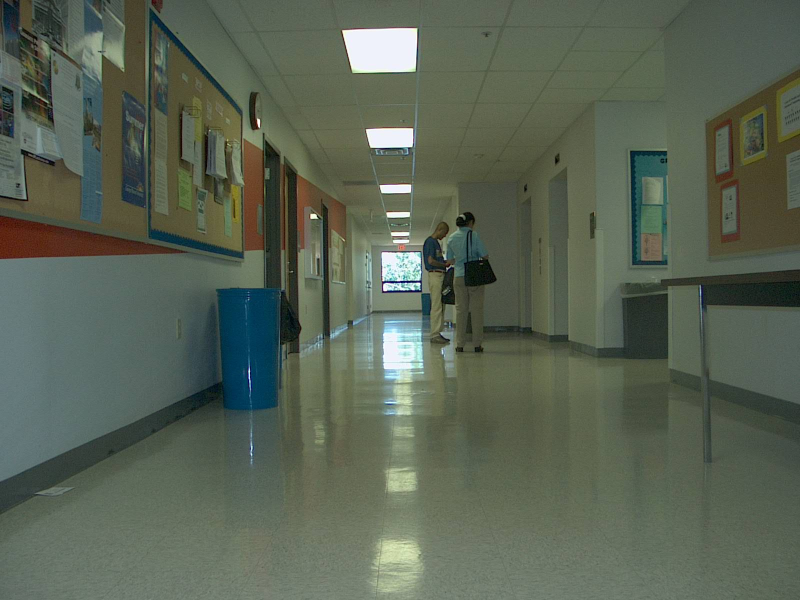
#> input picture HW3/images/ST2MainHall4020.jpg, 1600 x 1200 px (shown at 1/2 size); its folder holds only this picture in this run
$ python eig.py   (older library calls are emulated)
#> lines starting #> are read from the running program, lines starting #| are printed output that depends on the picture
import cv2
import numpy as np
from matplotlib import pyplot as plt
from numpy import linalg as LA

histseq=[]
i=0
n=10

t1=35
t2=90
rt1=30
rt2=80
gt1=30
gt2=80
bt1=30
bt2=80

def sobel(img):

    sobelx = cv2.Sobel(img,cv2.CV_64F,1,0,ksize=3)
    sobely = cv2.Sobel(img,cv2.CV_64F,0,1,ksize=3)
    return sobelx, sobely

def plot(angle, edgeStrength, px):
    V= np.cos(angle) * edgeStrength
    U= np.sin(angle) * edgeStrength
    # [9 lines of commented-out code are left out]
    plt.figure()
    # Q = plt.quiver(np.arange(640), np.arange(480), U, V, np.arctan2(V, U), angles='uv', units='x')
    plt.quiver(px[1], px[0], U[px], V[px], np.arctan2(V[px], U[px]), angles='uv', pivot='mid')
    # Q = plt.quiver(px[1], px[0], U[px], V[px], np.arctan(V, U), angles='xy', units='x')
    plt.show()

def gradientGray(img):
    Ix , Iy = sobel(img)
    angle = np.arctan2( Iy , Ix )
    edgeStrength = np.sqrt(Ix*Ix + Iy*Iy)
    px = np.where((edgeStrength > 30))
    return angle , edgeStrength, px


def save(fname , img):
    cv2.imwrite('results/'+fname ,anglePic)


def gradientColor(img):
    b,g,r = cv2.split(img)

    rx , ry =sobel(r)
    gx , gy =sobel(g)
    bx , by =sobel(b)

    S = np.zeros(( img.shape[0], img.shape[1],2,2))
    S[:,:,0,0] = rx*rx + gx*gx + bx*bx
    S[:,:,0,1] = rx*ry + gx*gy + bx*by
    S[:,:,1,0] = S[:,:,0,1]
    S[:,:,1,1] = ry*ry + gy*gy + by*by

    a=S[:,:,0,0]
    b=S[:,:,0,1]
    c=S[:,:,1,1]

    # trace = a + c
    edgeStrength = np.sqrt(a + c)

    eigval = LA.eigvalsh(S[:,:,]) # if eig1 is 0 and eig2 is large,=> step edge.

    lambda1 = eigval[:,:,1] #the larger eigen value
    lambda2 = eigval[:,:,0]

    X = np.zeros((img.shape[0] , img.shape[1]))

    px= np.where((lambda2 < 1) & (lambda1 == a))  #horizontal or vertical edge
    X[px] = 1
    px= np.where((lambda2 < 1) & (lambda1 != a))  #other edge
    X[px] = -b[px] / (a[px] - lambda1[px])

    # angle = np.arctan2( X[:] ,np.ones(X.shape) )

    e = np.ones((2,img.shape[0],img.shape[1]))
    e[0] = X / np.sqrt(X*X + 1)
    e[1] = 1 / np.sqrt(X*X + 1)

    angle = np.arctan2( e[1] , e[0] )  #angle in radians
    # angle = np.arctan2( lambda2 , lambda1) * 180 / np.pi


    px=np.where((edgeStrength > 20) & (X !=0) )

    # [6 lines of commented-out code are left out]


    return angle , edgeStrength, px


for i in xrange(0,1):
    path='images/ST2MainHall40'+str(i+20)+'.jpg'
    im=cv2.imread(path)
#> im is the input picture: shape (1200, 1600, 3); mean B, G, R 83.9, 99.1, 89.4
    im=cv2.resize(im,(640,480))
#> im: shape (480, 640, 3)
    im = cv2.flip( im, -1 )

    gray = cv2.cvtColor(im, cv2.COLOR_BGR2GRAY)
    blurredgray = cv2.GaussianBlur(gray, (9,9),0)
    angle, edgeStrength, px = gradientGray(blurredgray)
#> in sobel, `sobely = cv2.Sobel(img,cv2.CV_64F,0,1,ksize=3)`:
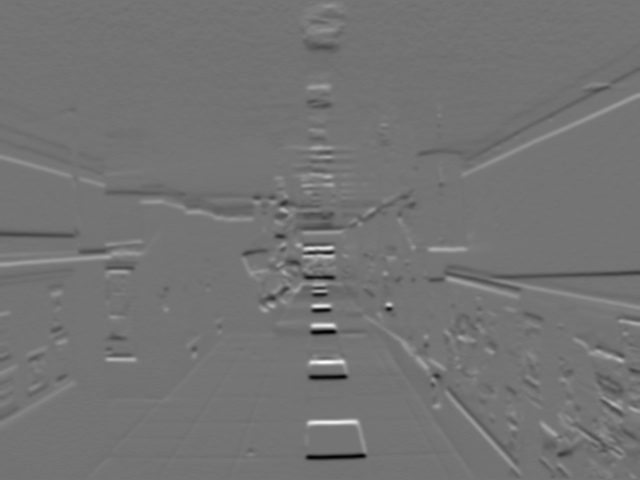
#> sobely: shape (480, 640) float64; min -256, max 306, mean -0.5; drawn with min black and max white
#> in gradientGray, `angle = np.arctan2( Iy , Ix )`:
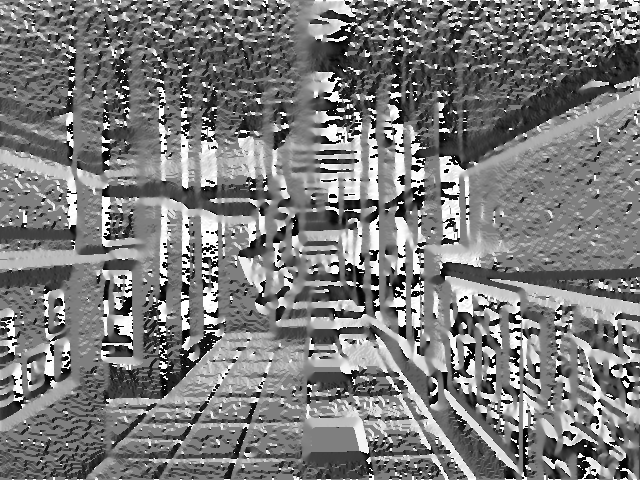
#> angle: shape (480, 640) float64; min -3.14, max 3.14, mean -0.103; drawn with min black and max white
#> in gradientGray, `edgeStrength = np.sqrt(Ix*Ix + Iy*Iy)`:
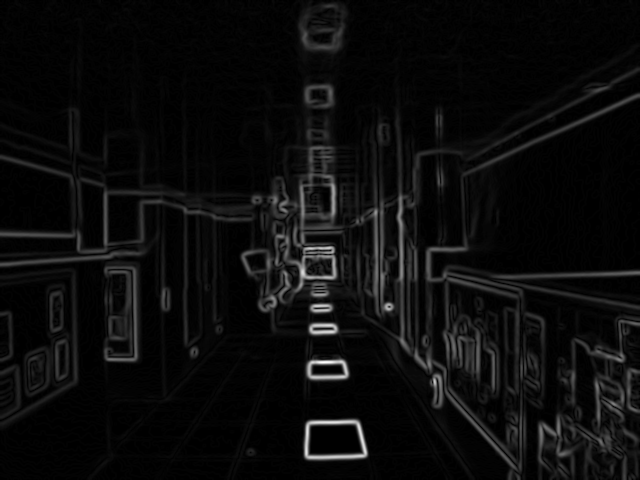
#> edgeStrength: shape (480, 640) float64; min 0, max 306, mean 14.5; drawn with min black and max white
#> in gradientGray, `px = np.where((edgeStrength > 30))`: px = 43708 positions, rows 3 to 479, columns 0 to 639
#> px = 43708 positions, rows 3 to 479, columns 0 to 639
    plot(angle, edgeStrength, px)

    blurred = cv2.GaussianBlur(im , (9,9),0)
    angle, edgeStrength, px = gradientColor(blurred)
#> in gradientColor, `b,g,r = cv2.split(img)`:
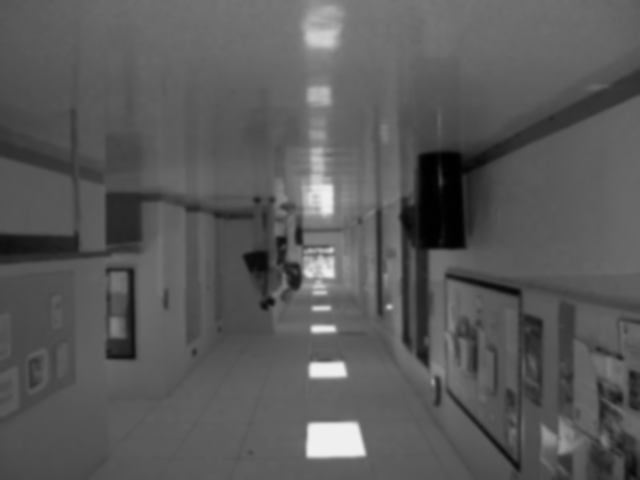
#> r: shape (480, 640); min 0, max 241, mean 89.3
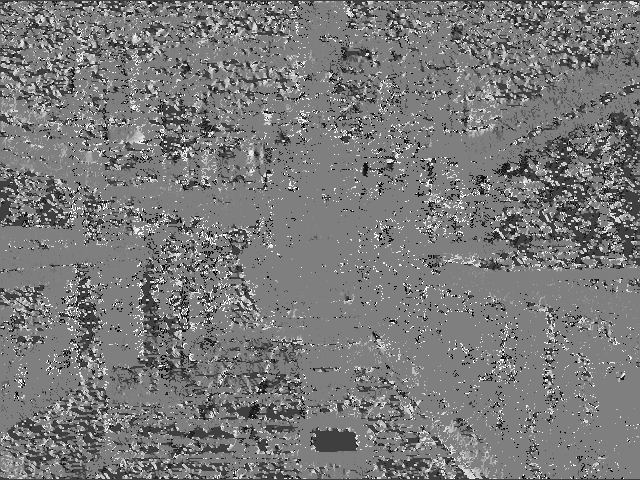
#> angle: shape (480, 640) float64; min 0.00015, max 3.14, mean 1.5; drawn with min black and max white
#> px = 10254 positions, rows 0 to 479, columns 1 to 638
    plot(angle, edgeStrength, px)
#> in plot (call 2), `V= np.cos(angle) * edgeStrength`:
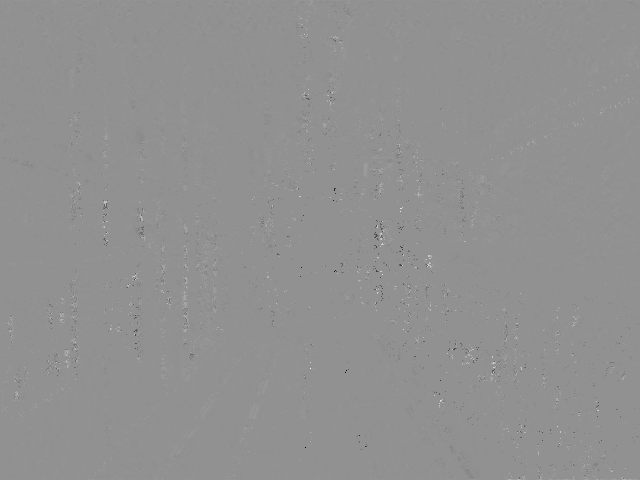
#> V: shape (480, 640) float64; min -403.4, max 304.4, mean 0.2; drawn with min black and max white
#> in plot (call 2), `plt.show()`:
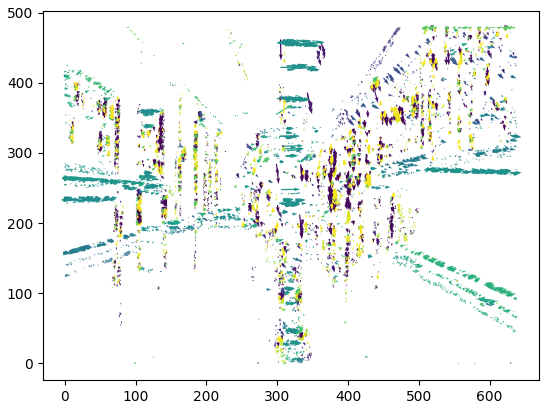
#> figure drawn by matplotlib, 1 panel

# anglePic = normalise (edgeStrength , 255)
# save('EM'+str(i+20)+'a95.png' , anglePic)
